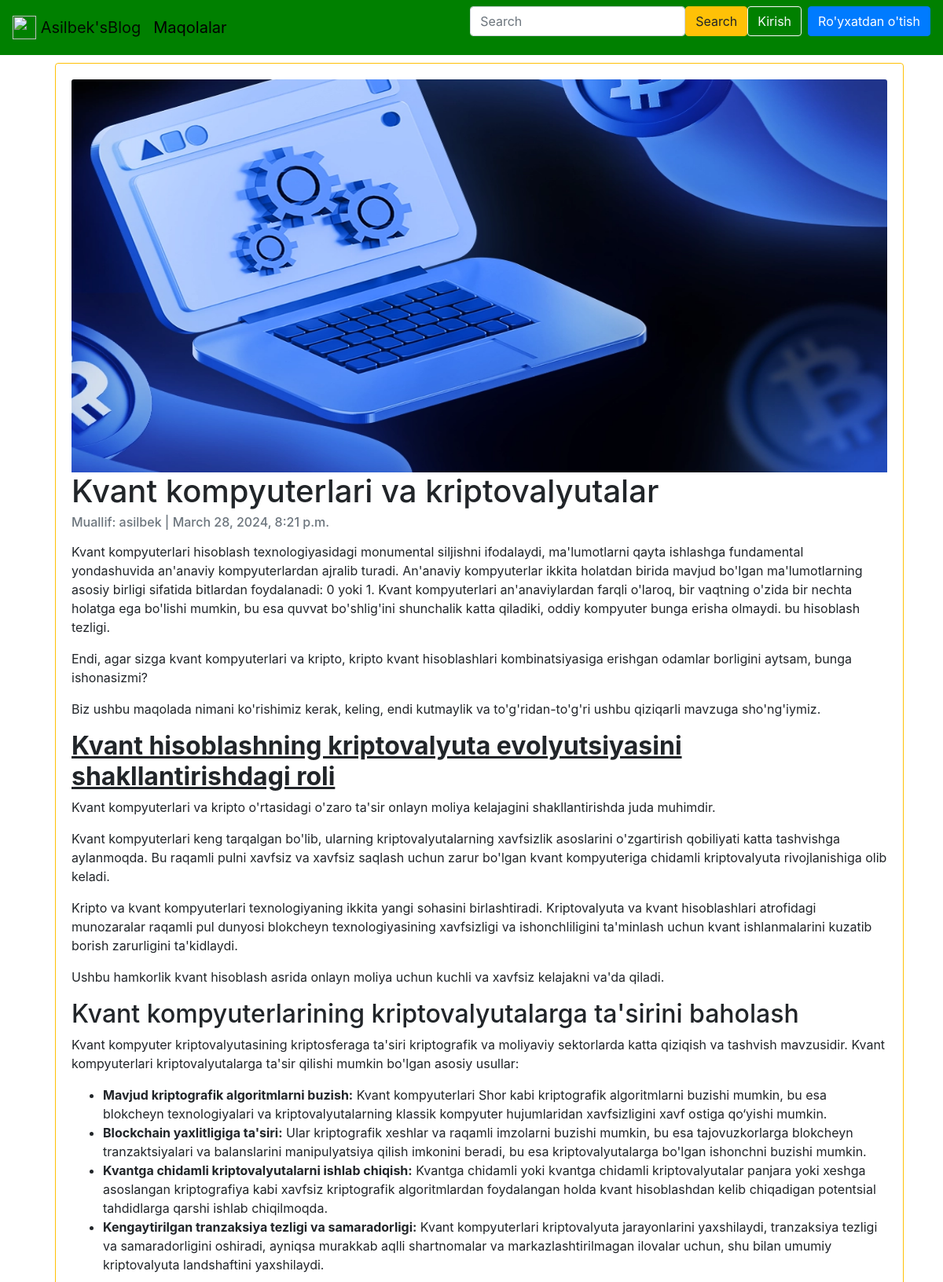
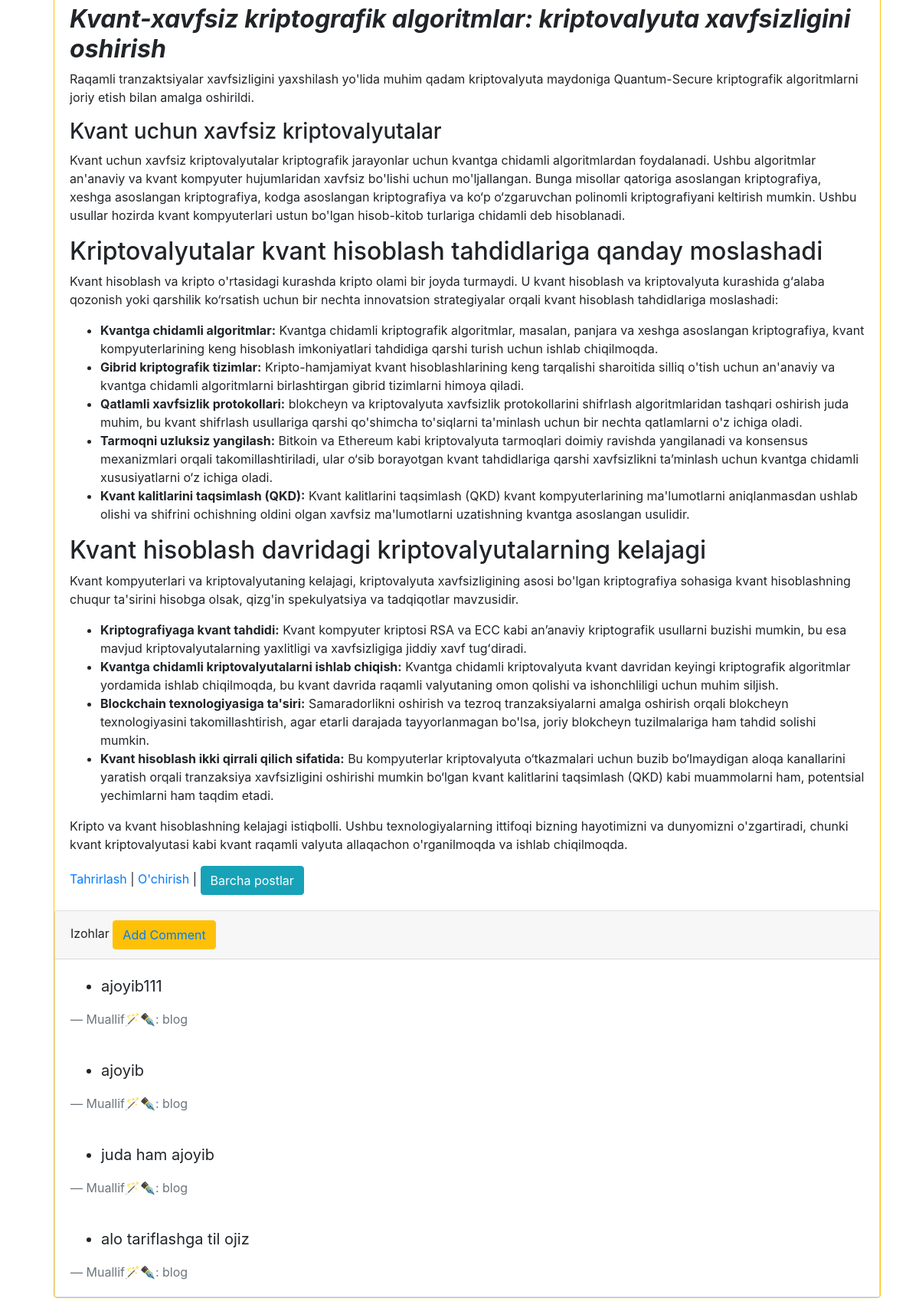
The page /articles/4/ (upper part) on the database its author committed (2 pictures, top to bottom).
### articles/models.py (models this page shows, shortened)
class Aricles(models.Model):
    title=models.CharField(max_length=255)
    summary=models.CharField(max_length=200,blank=True)
    body=RichTextField()
    photo=models.ImageField(upload_to='images/',blank=True)
    date=models.DateTimeField(auto_now_add=True)
    categories = models.ManyToManyField(Category, related_name='articles')
    author=models.ForeignKey(
        get_user_model(),
        on_delete=models.CASCADE,
    )
    class Meta:
        ordering=['-date']

class Comment(models.Model):
    article=models.ForeignKey(Aricles,on_delete=models.CASCADE,related_name='comments')
    comment=models.CharField(max_length=150)
    author=models.ForeignKey(
        get_user_model(),
        on_delete=models.CASCADE,
    )
    def __str__(self):
        return self.comment
    class Meta:
        ordering=['-id']

### articles/views.py (the view)
# urls.py: path('<int:pk>/', ArticleDetailView.as_view(), name='article_detail'),
class ArticleDetailView(DetailView):
    model = Aricles
    template_name = "article_detail.html"
    context_object_name = "article"

### templates/article_detail.html (shortened to what this page needs)
{% extends 'base.html' %}
{% block content %}
    <div class="container-fluid" style="margin:10px">
        <div class="card border-warning" >
          <div class="card-body">
              {%  if article.photo %}
                <img class="card-img-top" src="{{ object.photo.url }}" alt="{{ object.title }}" style="height:500px" >
              {% endif %}
              <h1 class="card-title">{{ article.title }}</h1>
              <h6 class="card-subtitle mb-2 text-muted">Muallif: {{ article.author }} | {{ object.date }}</h6>
              <p class="card-text">{{ article.body | safe}}</p>
                <a href="{% url 'article_edit' object.pk %}">Tahrirlash</a> |
                <a href="{% url 'article_delete' object.pk %}">O'chirish</a> |
            <button class="btn btn-info"><a href="{% url 'article_list' %}" style="color:white">Barcha postlar</a></button>
          </div>
            <div class="card">
                <div class="card-header">Izohlar
                <button class="btn btn-warning" style="flex:right"> <a href="{% url 'add_comment_to_article' pk=article.pk %}">Add Comment</a></button>
                </div>
                {%  for comment in article.comments.all %}
                    <div class="card-body">
                        <blockquote class="blockquote mb-0">
                            <ul>
                           <li> <p>{{ comment }}</p></li>
                                </ul>
                          <footer class="blockquote-footer">Muallif🪄✒️: {{ comment.author }}</footer>
                        </blockquote>
                    </div>
                {% endfor %}
            </div>
        </div>
    </div>
{% endblock content %}

### templates/base.html (style rules this page uses)
body { color: white; }

### rows shown on the page
Aricles: photo (picture), title "Kvant kompyuterlari va kriptovalyutalar", author "asilbek", date "March 28, 2024, 8:21 p.m.", body "Kvant kompyuterlari hisoblash texnologiyasidagi monumental siljishni ifodalaydi, ma'lumotlarni qayta ishlashga fundamental yondashuvida an'anaviy kompyuterlardan ajralib turadi. An'anaviy kompyuterlar ikkita holatdan birida mavjud bo'lgan ma'lumotlarning asosiy birligi sifatida bitlardan foydalanadi: 0 yoki 1. Kvant kompyuterlari an'anaviylardan farqli o'laroq, bir vaqtning o'zida bir nechta holatga ega bo'lishi mumkin, bu esa quvvat bo'shlig'ini shunchalik katta qiladiki, oddiy kompyuter bunga erisha olmaydi. bu hisoblash tezligi. Endi, agar sizga kvant kompyuterlari va kripto, kripto kvant hisoblashlari kombinatsiyasiga erishgan odamlar borligini aytsam, bunga ishonasizmi? Biz ushbu…"
Comment: comment "ajoyib111", author "blog"
Comment: comment "ajoyib", author "blog"
Comment: comment "juda ham ajoyib", author "blog"
Comment: comment "alo tariflashga til ojiz", author "blog"
